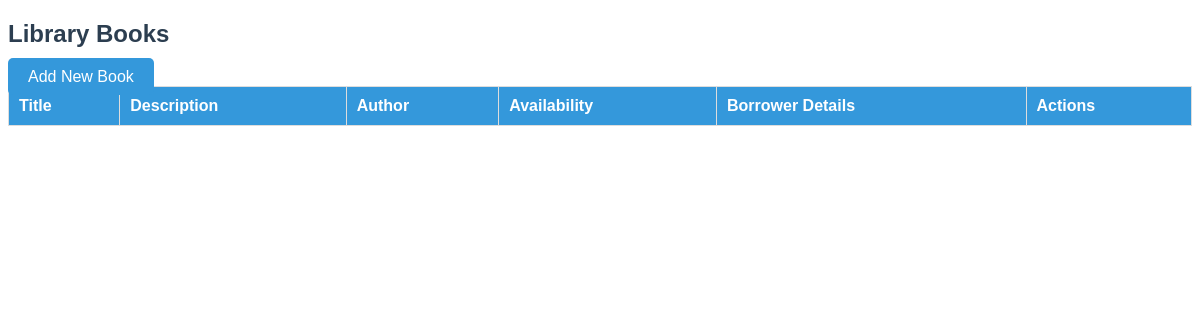
/books/, run on an earlier commit of the app's database.
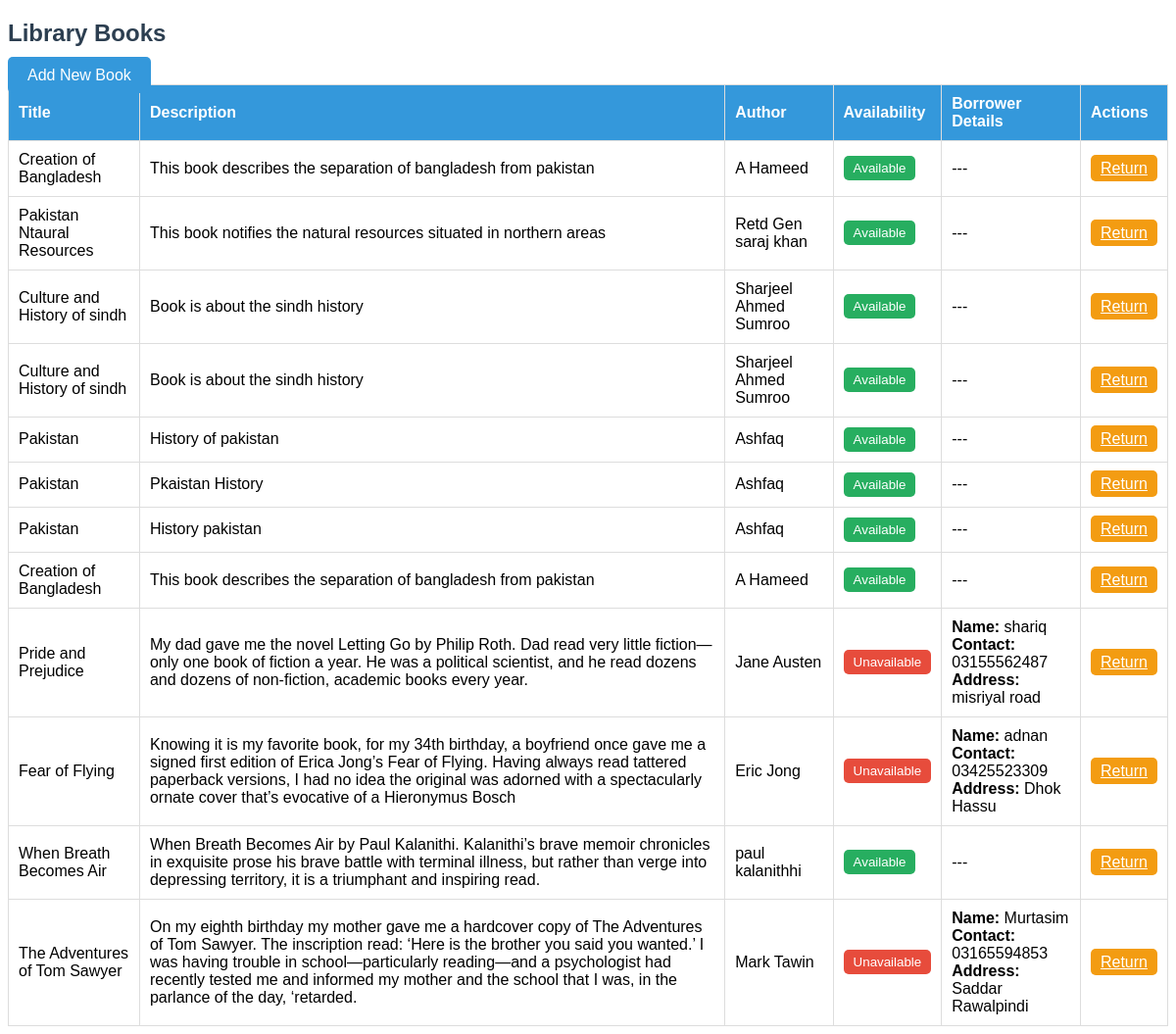
And on a later commit of the database.
### books/models.py (models this page shows, shortened)
class Book(models.Model):
    title=models.CharField(max_length=225)
    author=models.CharField(max_length=225)
    description=models.TextField()
    is_available = models.BooleanField(default=True)  # Field for availability
    borrower_name = models.CharField(max_length=225, blank=True, null=True)
    borrower_contact = models.CharField(max_length=225, blank=True, null=True)
    borrower_address = models.TextField(blank=True, null=True)

### books/views.py (the view)
# urls.py: path('', views.book_list, name='book_list'),
def book_list(request):
    books = Book.objects.all()
    return render(request, 'books/book_list.html', {'books': books})

### books/templates/books/book_list.html (shortened to what this page needs)
<!DOCTYPE html>
<html>
<head>
</head>
<body>
    <h2>Library Books</h2>
    <a href="{% url 'add_book' %}" class="add-book-btn">Add New Book</a>
    <table>
        <thead>
            <tr>
                <th>Title</th>
                <th>Description</th>
                <th>Author</th>
                <th>Availability</th>
                <th>Borrower Details</th>
                <th>Actions</th>
            </tr>
        </thead>
        <tbody>
            {% for book in books %}
            <tr>
                <td>{{ book.title }}</td>
                <td>{{ book.description }}</td>
                <td>{{ book.author }}</td>
                <td>
                    {% if book.is_available %}
                        <button class="available-btn">Available</button>
                    {% else %}
                        <button class="unavailable-btn">Unavailable</button>
                    {% endif %}
                </td>
                <td>
                    {% if not book.is_available %}
                        <strong>Name:</strong> {{ book.borrower_name }}<br>
                        <strong>Contact:</strong> {{ book.borrower_contact }}<br>
                        <strong>Address:</strong> {{ book.borrower_address }}<br>
                    {% else %}
                        ---
                    {% endif %}
                </td>
                <td>
                    {% if not book.is_available %}
                        <a href="{% url 'return_book' book.id %}" class="return-btn">Return</a>
                    {% else %}
                        <a href="{% url 'return_book' book.id %}" class="return-btn">Return</a>
                    {% endif %}
                </td>
            </tr>
            {% endfor %}
        </tbody>
    </table>
</body>
</html>

### books/templates/books/book_list.html (style rules this page uses)
body { font-family: Arial, sans-serif; }
h2 { color: #2c3e50; }
table { width: 100%; border-collapse: collapse; }
table, th, td { border: 1px solid #ddd; }
th, td { padding: 10px; text-align: left; }
th { background-color: #3498db; color: white; }
.add-book-btn { margin-bottom: 20px; padding: 10px 20px; background-color: #3498db; color: white; text-decoration: none; border-radius: 5px; font-size: 16px; }
.available-btn { padding: 5px 10px; background-color: #27ae60; color: white; border: none; cursor: pointer; border-radius: 5px; }
.unavailable-btn { padding: 5px 10px; background-color: #e74c3c; color: white; border: none; cursor: pointer; border-radius: 5px; }
.return-btn, .borrow-btn { padding: 5px 10px; background-color: #f39c12; color: white; border: none; cursor: pointer; border-radius: 5px; }

What changed in the data, as far as the page shows it:
added Book: title "Creation of Bangladesh", description "This book describes the separation of bangladesh from pakistan", author "A Hameed", is_available "Available"
added Book: title "Pakistan Ntaural Resources", description "This book notifies the natural resources situated in northern areas", author "Retd Gen saraj khan", is_available "Available"
added Book: title "Culture and History of sindh", description "Book is about the sindh history", author "Sharjeel Ahmed Sumroo", is_available "Available"
added Book: title "Culture and History of sindh", description "Book is about the sindh history", author "Sharjeel Ahmed Sumroo", is_available "Available"
added Book: title "Pakistan", description "History of pakistan", author "Ashfaq", is_available "Available"
added Book: title "Pakistan", description "Pkaistan History", author "Ashfaq", is_available "Available"
added Book: title "Pakistan", description "History pakistan", author "Ashfaq", is_available "Available"
added Book: title "Creation of Bangladesh", description "This book describes the separation of bangladesh from pakistan", author "A Hameed", is_available "Available"
added Book: title "Pride and Prejudice", description "My dad gave me the novel Letting Go by Philip Roth. Dad read very little fiction—only one book of fiction a year. He was a political scientist, and he read dozens and dozens of non-fiction, academic books every year.", author "Jane Austen", is_available "Unavailable", borrower_name "shariq", borrower_contact "03155562487", borrower_address "misriyal road"
added Book: title "Fear of Flying", description "Knowing it is my favorite book, for my 34th birthday, a boyfriend once gave me a signed first edition of Erica Jong’s Fear of Flying. Having always read tattered paperback versions, I had no idea the original was adorned with a spectacularly ornate cover that’s evocative of a Hieronymus Bosch", author "Eric Jong", is_available "Unavailable", borrower_name "adnan", borrower_contact "03425523309", borrower_address "Dhok Hassu"
added Book: title "When Breath Becomes Air", description "When Breath Becomes Air by Paul Kalanithi. Kalanithi’s brave memoir chronicles in exquisite prose his brave battle with terminal illness, but rather than verge into depressing territory, it is a triumphant and inspiring read.", author "paul kalanithhi", is_available "Available"
added Book: title "The Adventures of Tom Sawyer", description "On my eighth birthday my mother gave me a hardcover copy of The Adventures of Tom Sawyer. The inscription read: ‘Here is the brother you said you wanted.’ I was having trouble in school—particularly reading—and a psychologist had recently tested me and informed my mother and the school that I was, in the parlance of the day, ‘retarded.", author "Mark Tawin", is_available "Unavailable", borrower_name "Murtasim", borrower_contact "03165594853", borrower_address "Saddar Rawalpindi"
